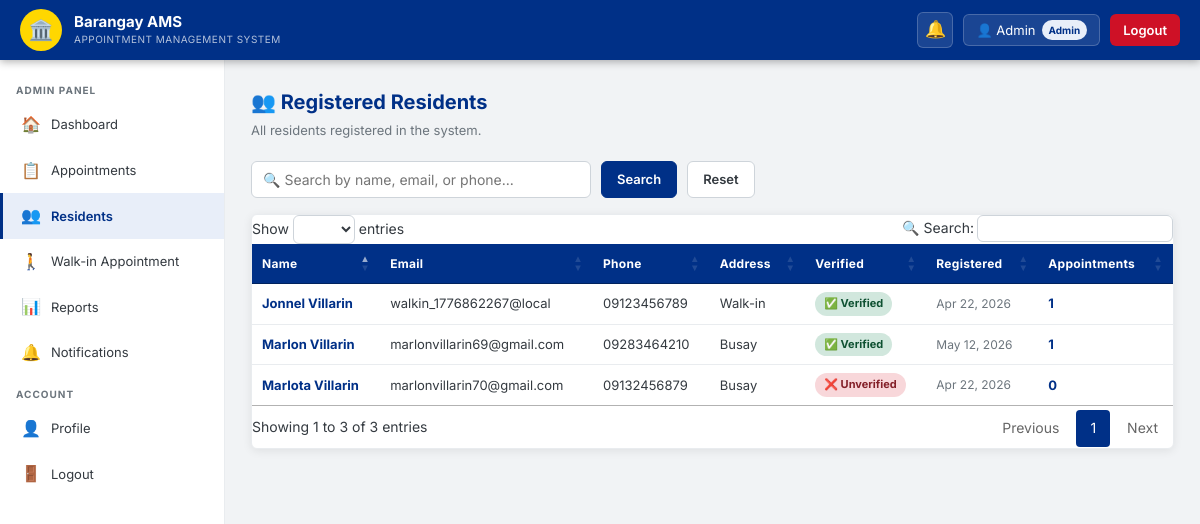
/admin/residents.php (signed in), run on the app's committed database.
### tables this page shows
CREATE TABLE `users` (
  `id` int(11) NOT NULL,
  `name` varchar(100) NOT NULL,
  `email` varchar(100) NOT NULL,
  `password` varchar(255) NOT NULL,
  `phone` varchar(20) NOT NULL,
  `address` text NOT NULL,
  `role` enum('admin','resident') DEFAULT 'resident',
  `is_verified` tinyint(1) DEFAULT 0,
  `verify_code` varchar(6) DEFAULT NULL,
  `verify_expires` datetime DEFAULT NULL,
  `created_at` timestamp NOT NULL DEFAULT current_timestamp()
);

### includes/auth.php (called while the page is built, shortened)
<?php
function e($s)
{
    return htmlspecialchars($s, ENT_QUOTES, 'UTF-8');
}
function clean($conn, $v)
{
    return $conn->real_escape_string(trim($v));
}

### admin/residents.php (the view, shortened to what this page needs)
<?php
require_once '../includes/db.php';
require_once '../includes/auth.php';
$search = clean($conn, $_GET['q'] ?? '');
$sql = "SELECT u.*, (SELECT COUNT(*) FROM appointments a WHERE a.user_id=u.id AND a.deleted_at IS NULL) ac FROM users u WHERE u.role='resident'";
$sql .= " ORDER BY u.created_at DESC";
$residents = $conn->query($sql)->fetch_all(MYSQLI_ASSOC);
?>
<?php require_once '../includes/header.php'; ?>
<div class="page-hdr">
  <div>
    <div class="page-title">👥 Registered Residents</div>
    <div class="page-sub">All residents registered in the system.</div>
  </div>
</div>
<form method="GET" style="display:flex;gap:10px;margin-bottom:16px;">
  <input type="text" name="q" class="fc" placeholder="🔍 Search by name, email, or phone..." value="<?= e($search) ?>"
    style="max-width:340px;">
  <button type="submit" class="btn btn-primary">Search</button>
  <a href="residents.php" class="btn btn-secondary">Reset</a>
</form>
<div class="card">
  <div class="tbl-wrap">
    <table class="gtbl dtbl" style="width:100%">
      <thead>
        <tr>
          <th>Name</th>
          <th>Email</th>
          <th>Phone</th>
          <th>Address</th>
          <th>Verified</th>
          <th>Registered</th>
          <th>Appointments</th>
        </tr>
      </thead>
      <tbody>
        <?php foreach ($residents as $r): ?>
          <tr>
            <td style="font-weight:700;color:#003087;"><?= e($r['name']) ?></td>
            <td><?= e($r['email']) ?></td>
            <td><?= e($r['phone']) ?></td>
            <td><?= e($r['address']) ?></td>
            <td>
              <?= $r['is_verified'] ? "<span class='badge badge-approved'>✅ Verified</span>" : "<span class='badge badge-rejected'>❌ Unverified</span>" ?>
            </td>
            <td style="font-size:12px;color:#6c757d;"><?= date('M d, Y', strtotime($r['created_at'])) ?></td>
            <td style="font-weight:700;color:#003087;"><?= $r['ac'] ?></td>
          </tr>
        <?php endforeach; ?>
      </tbody>
    </table>
  </div>
</div>
<?php require_once '../includes/footer.php'; ?>

### assets/css/style.css (style rules this page uses)
*, *::before, *::after { box-sizing: border-box; margin: 0; padding: 0; }
:root { --navy: #003087; --navy2: #001f5b; --gold: #FFD700; --gold2: #e6c200; --red: #CE1126; --white: #fff; --g50: #f8f9fa; --g100: #f1f3f5; --g200: #e9ecef; --g400: #ced4da; --g600: #6c757d; --g800: #343a40; --green: #198754; --blue: #0d6efd; --orange: #fd7e14; --danger: #dc3545; --shadow: 0 2px 10px rgba(0, 0, 0, .08); --r: 6px; }
body { font-family: "Inter", "Segoe UI", Arial, sans-serif; background: var(--g100); color: var(--g800); font-size: 14px; line-height: 1.6; }
a { color: var(--navy); text-decoration: none; }
.page-hdr { display: flex; align-items: flex-start; justify-content: space-between; margin-bottom: 20px; flex-wrap: wrap; gap: 12px; }
.page-title { font-size: 20px; font-weight: 700; color: var(--navy); margin-bottom: 2px; }
.page-sub { color: var(--g600); font-size: 13px; }
.card { background: #fff; border: 1px solid var(--g200); border-radius: var(--r); box-shadow: var(--shadow); margin-bottom: 20px; }
.fc { width: 100%; padding: 9px 11px; border: 1px solid var(--g400); border-radius: var(--r); font-size: 14px; color: var(--g800); background: #fff; transition: border-color .2s, box-shadow .2s; font-family: inherit; }
.btn { display: inline-flex; align-items: center; justify-content: center; gap: 6px; padding: 8px 15px; border-radius: var(--r); border: 1px solid transparent; font-size: 13px; font-weight: 600; cursor: pointer; text-decoration: none; transition: all .15s; font-family: inherit; line-height: 1; }
.btn-primary { background: var(--navy); color: #fff; border-color: var(--navy); }
.btn-secondary { background: #fff; color: var(--g800); border-color: var(--g400); }
.tbl-wrap { overflow-x: auto; }
table.gtbl { width: 100%; border-collapse: collapse; font-size: 13px; }
.gtbl thead tr { background: var(--navy); color: #fff; }
.gtbl th { padding: 10px 14px; text-align: left; font-size: 12px; font-weight: 600; letter-spacing: .3px; white-space: nowrap; }
.gtbl td { padding: 9px 14px; border-bottom: 1px solid var(--g200); vertical-align: middle; }
.gtbl tbody tr:last-child td { border-bottom: none; }
.badge { display: inline-flex; align-items: center; padding: 3px 9px; border-radius: 20px; font-size: 11px; font-weight: 700; white-space: nowrap; }
.badge-approved { background: #d1e7dd; color: #0f5132; }
.badge-rejected { background: #f8d7da; color: #842029; }

### data on the page
users: name "Marlon Villarin", email "marlonvillarin69@gmail.com", phone "09283464210", address "Busay", is_verified "✅ Verified", created_at "May 12, 2026", ac "1"
users: name "Jonnel Villarin", email "walkin_1776862267@local", phone "09123456789", address "Walk-in", is_verified "✅ Verified", created_at "Apr 22, 2026", ac "1"
users: name "Marlota Villarin", email "marlonvillarin70@gmail.com", phone "09132456879", address "Busay", is_verified "❌ Unverified", created_at "Apr 22, 2026", ac "0"

### other printed values
$_SESSION['name'] "Admin"
